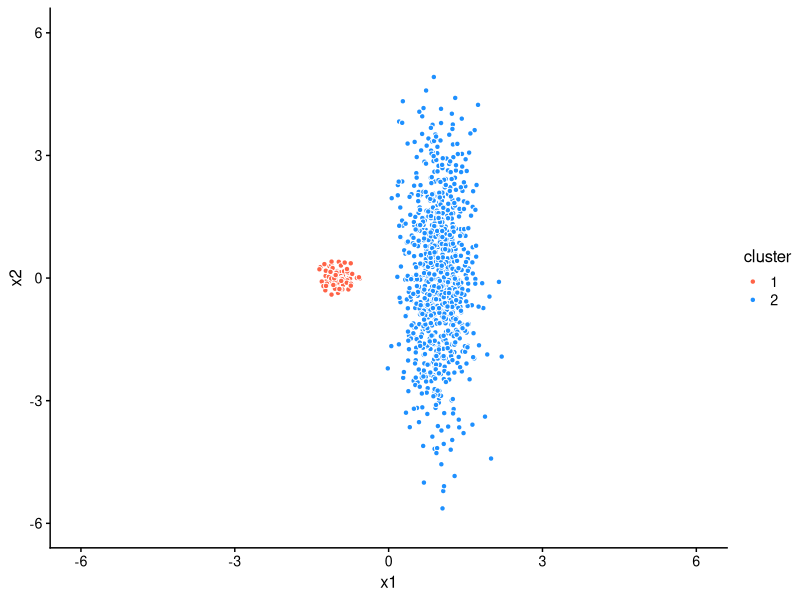
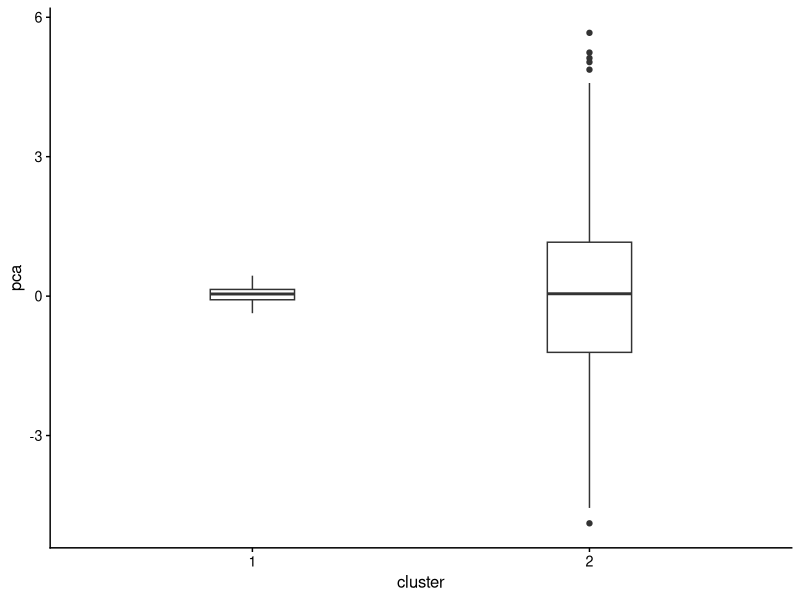
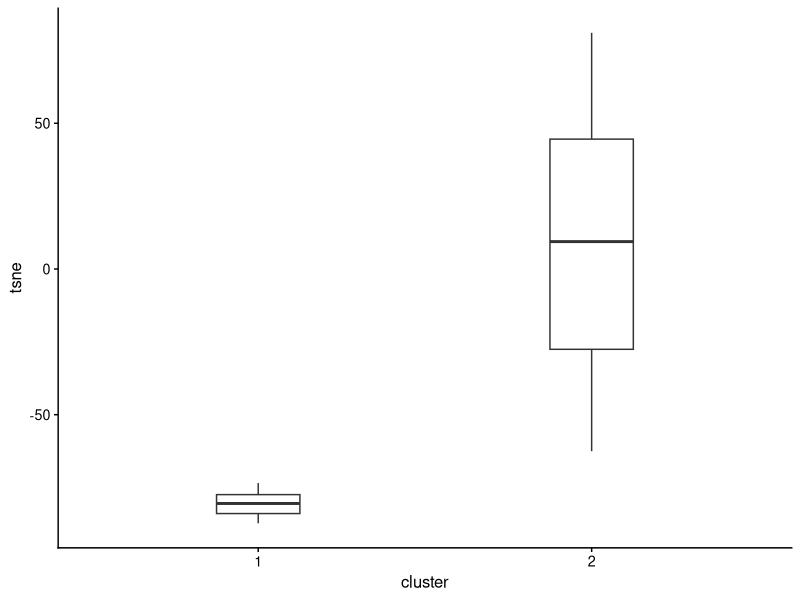

R code for these plots, in order:
set.seed(1)
library(mvtnorm)
library(Rtsne)
library(uwot)
library(ggplot2)
library(cowplot)
set.seed(1)

# Simulate data.
X <- rbind(rmvnorm(100,c(-1,0),diag(2)/30),
           rmvnorm(900,c(+1,0),diag(c(0.1,3))))
cluster <- factor(c(rep(1,100),rep(2,900)))
colnames(X) <- c("x1","x2")
p1 <- qplot(X[,1],X[,2],shape = I(21),color = I("white"),fill = cluster) +
  scale_fill_manual(values = c("tomato","dodgerblue")) +
  xlim(-6,6) +
  ylim(-6,6) +
  labs(x = "x1",y = "x2") +
  theme_cowplot(font_size = 12)
print(p1)

# Compute 1-d embedding using first PC.
pca <- drop(prcomp(X)$x[,1])
pdat <- data.frame(cluster,pca)
p2 <- ggplot(pdat,aes(x = cluster,y = pca)) +
  geom_boxplot(width = 0.25) +
  theme_cowplot(font_size = 12)
print(p2)

# Comptue 1-d using t-SNE.
tsne <- drop(Rtsne(X,dims = 1,perplexity = 30,theta = 0.1,max_iter = 1000,
                   eta = 200,normalize = FALSE,pca = FALSE,verbose = TRUE)$Y)
pdat <- data.frame(cluster,tsne)
p3 <- ggplot(pdat,aes(x = cluster,y = tsne)) +
  geom_boxplot(width = 0.25) +
  theme_cowplot(font_size = 12)
print(p3)
